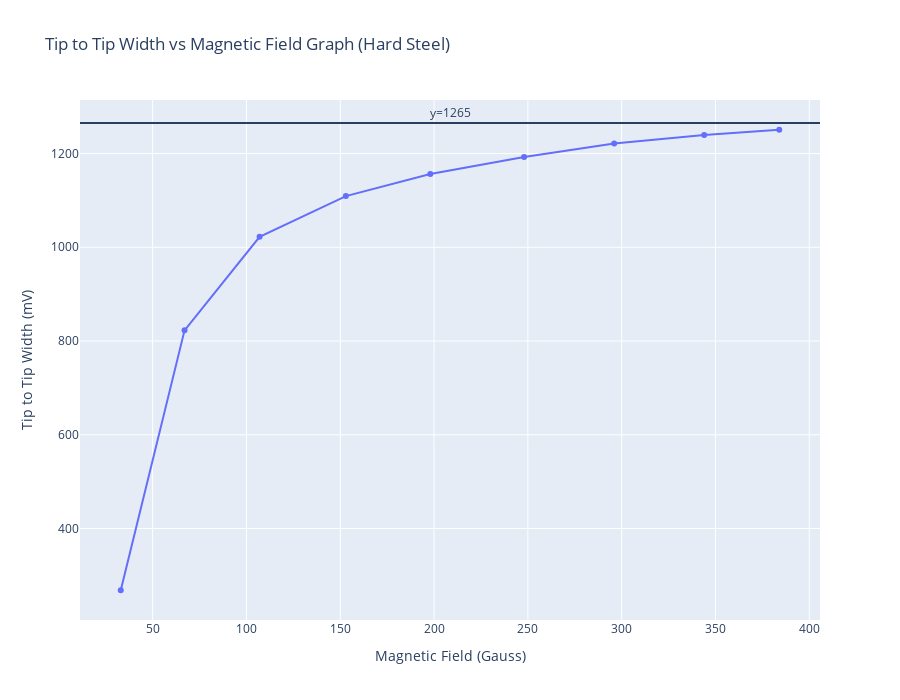

The notebook cell this image was saved under:
### Code cell
# Create traces
fig = go.Figure()
fig.add_trace(go.Scatter(x=readings['Mag_Field'], y=readings['tip_to_tip_width'],mode='markers+lines',name='Observations'))
fig.add_hline(y=1265,annotation_text="y=1265",annotation_position='top')
fig.update_layout(xaxis_title="Magnetic Field (Gauss)",yaxis_title='Tip to Tip Width (mV)',height=700,
                  title = ' Tip to Tip Width vs Magnetic Field Graph (Hard Steel)')

### Figure 1 — Plotly figure (JSON) as saved in the notebook; plotly's stock layout.template omitted (floating-point values rounded to 4 significant figures)
{"data": [{"mode": "markers+lines", "name": "Observations", "type": "scatter", "x": [33, 67, 107, 153, 198, 248, 296, 344, 384], "y": [268.2, 822.8, 1022.0, 1109.0, 1156.0, 1193.0, 1222.0, 1240.0, 1251.0]}], "layout": {"annotations": [{"showarrow": false, "text": "y=1265", "x": 0.5, "xanchor": "center", "xref": "x domain", "y": 1265, "yanchor": "bottom", "yref": "y"}], "height": 700, "shapes": [{"type": "line", "x0": 0, "x1": 1, "xref": "x domain", "y0": 1265, "y1": 1265, "yref": "y"}], "title": {"text": " Tip to Tip Width vs Magnetic Field Graph (Hard Steel)"}, "xaxis": {"title": {"text": "Magnetic Field (Gauss)"}}, "yaxis": {"title": {"text": "Tip to Tip Width (mV)"}}}}
